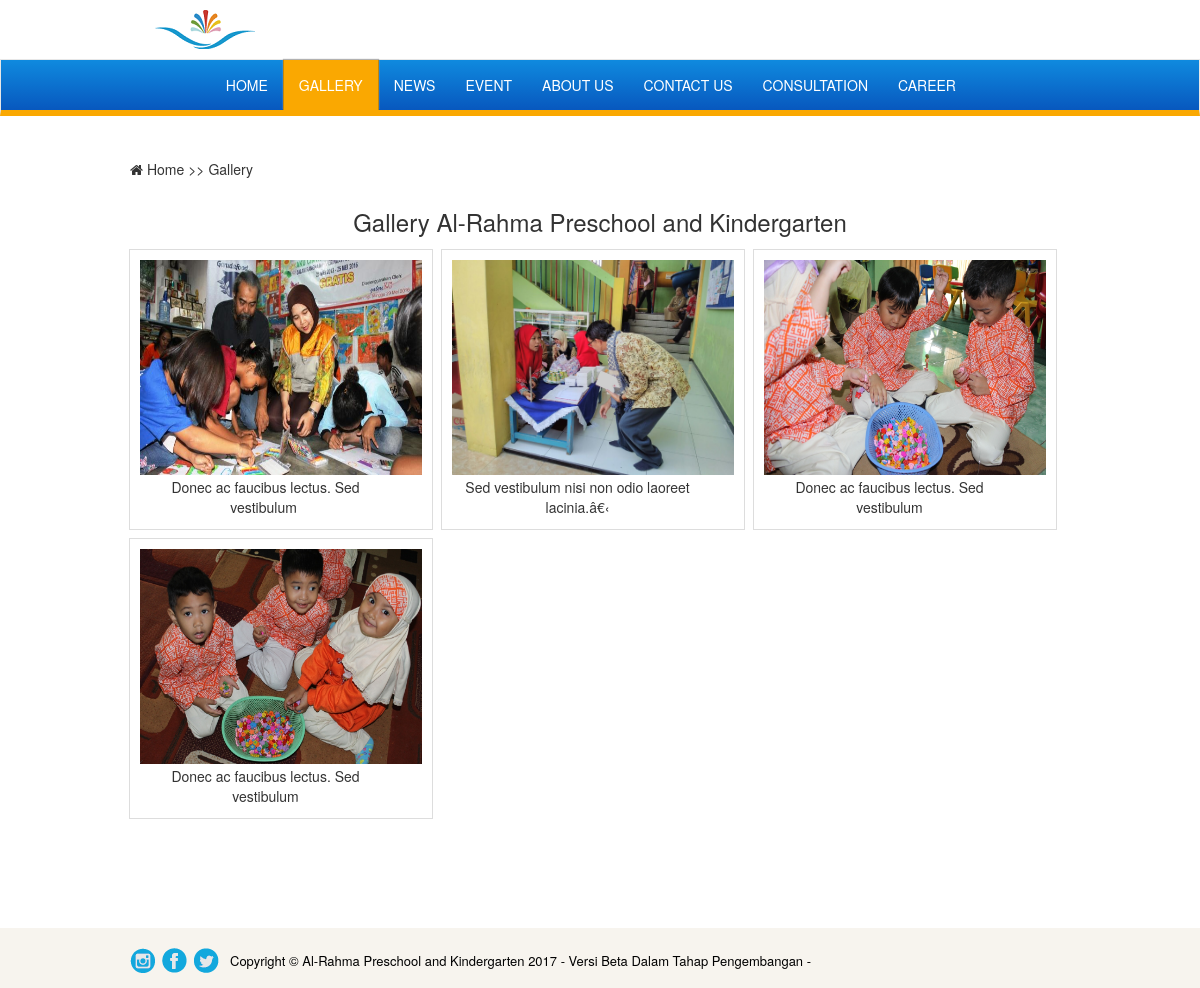
The page /gallery.html on the database its author committed.
### tables this page shows
CREATE TABLE IF NOT EXISTS `gallery` (
`id_gallery` int(100) NOT NULL,
  `keterangan` text NOT NULL,
  `foto_gallery` text NOT NULL
);

### config/config.php (called while the page is built, shortened)
<?php
$base_url 	="http://localhost/Alrahma/";
?>

### pages/web/gallery.php (the view, shortened to what this page needs)
<section class="container">
	<div class="wrapper-outerspaces">
		<ul class="nav-ul-breadcumb">
			<li class="nav-li-breadcumb"><i class="fa fa-home"></i> Home >> Gallery</li>
		</ul>
		<div class="wrapper-gallerys">
			<center>
		    	<h3>Gallery Al-Rahma Preschool and Kindergarten</h3>
			</center>
			<div class="container-gallery gallery">
			<?php
				$getgalle = mysqli_query($con,"SELECT * FROM gallery");
				while ($res = mysqli_fetch_array($getgalle)) {
				$photo = $base_url."uploads/images/gallery/".$res['foto_gallery'];
			?>
				<div class="box-gallery ">
					<a href="<?php echo $photo;?>" rel="prettyPhoto[pp_gal]" title="">
						<img class="sizing-gallery lazyOwl img-responsive" src="<?php echo $photo;?>" />
					</a>
					<div class="heading-text">
						<?php echo strip_tags($res['keterangan']); ?>
					</div>
				</div>
			<?php } ?>
			</div>
		</div>
	</div>
</section>

### css/responsive.css (style rules this page uses)
@media (min-width: 1200px) { .container { width: 970px !important; } }

### css/layout.css (style rules this page uses)
.wrapper-outerspaces { margin-top: 100px; }
ul { list-style: none !important; }
.wrapper-gallerys { width: 100%; margin-bottom: 55px; display: inline-block; }
.wrapper-gallerys .container-gallery { height: auto; display: block; margin-left: -5px; }
.box-gallery { float: left; border: 1px solid #ddd; padding: 10px; margin: 4px; cursor: pointer; }
.sizing-gallery { width: 282px !important; height: 215px !important; }
div.heading-text { margin: 2px; text-align: center; width: 247px; }

### css/lightbox.css (style rules this page uses)
body:after { display: none; }

### css/paging.css (style rules this page uses)
a { color: #0088cc; text-decoration: none; }
ul { padding: 0; }

### rows shown on the page
gallery: foto_gallery (picture), keterangan "Donec ac faucibus lectus. Sed vestibulum"
gallery: foto_gallery (picture), keterangan "Sed vestibulum nisi non odio laoreet lacinia.â€‹"
gallery: foto_gallery (picture), keterangan "Donec ac faucibus lectus. Sed vestibulum"
gallery: foto_gallery (picture), keterangan "Donec ac faucibus lectus. Sed vestibulum"
